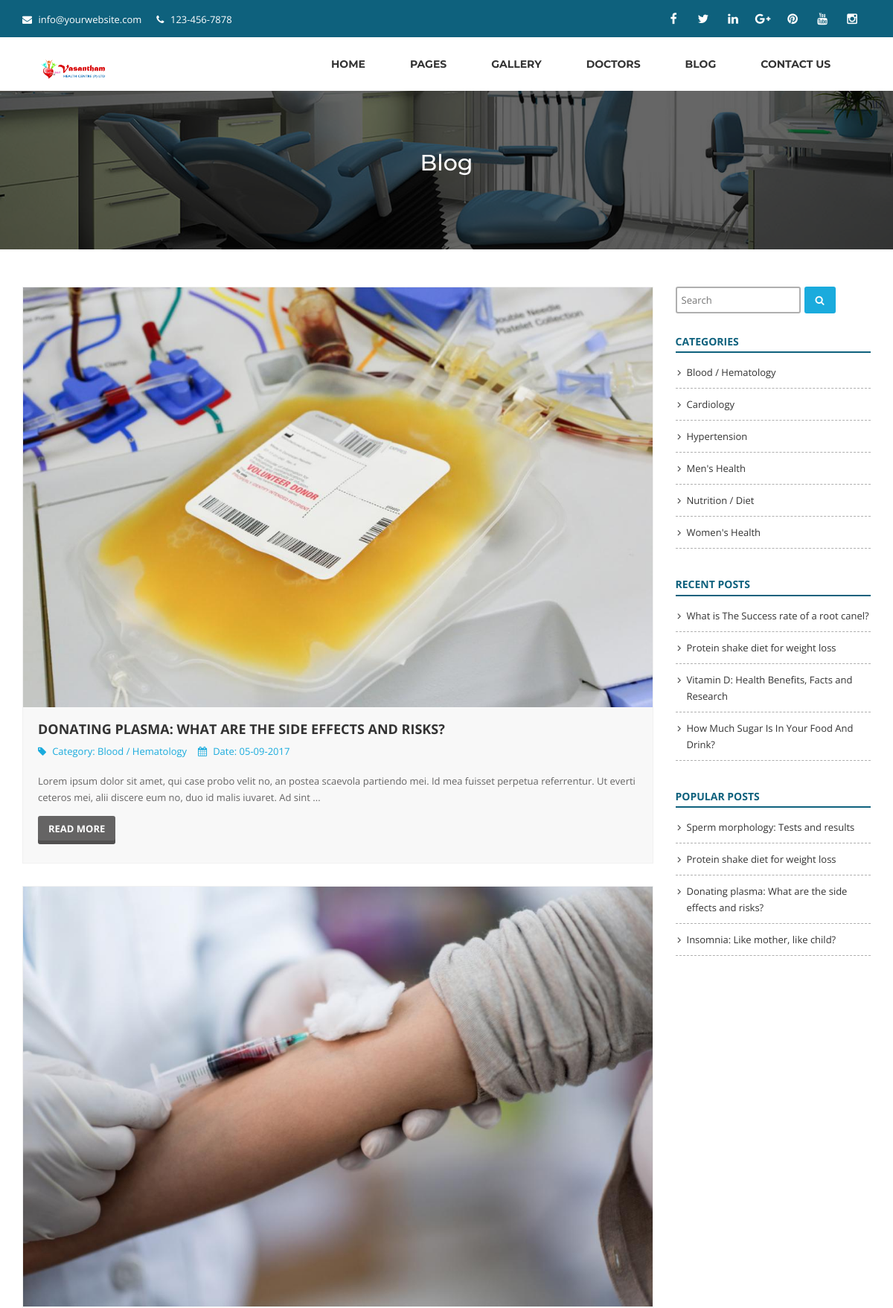
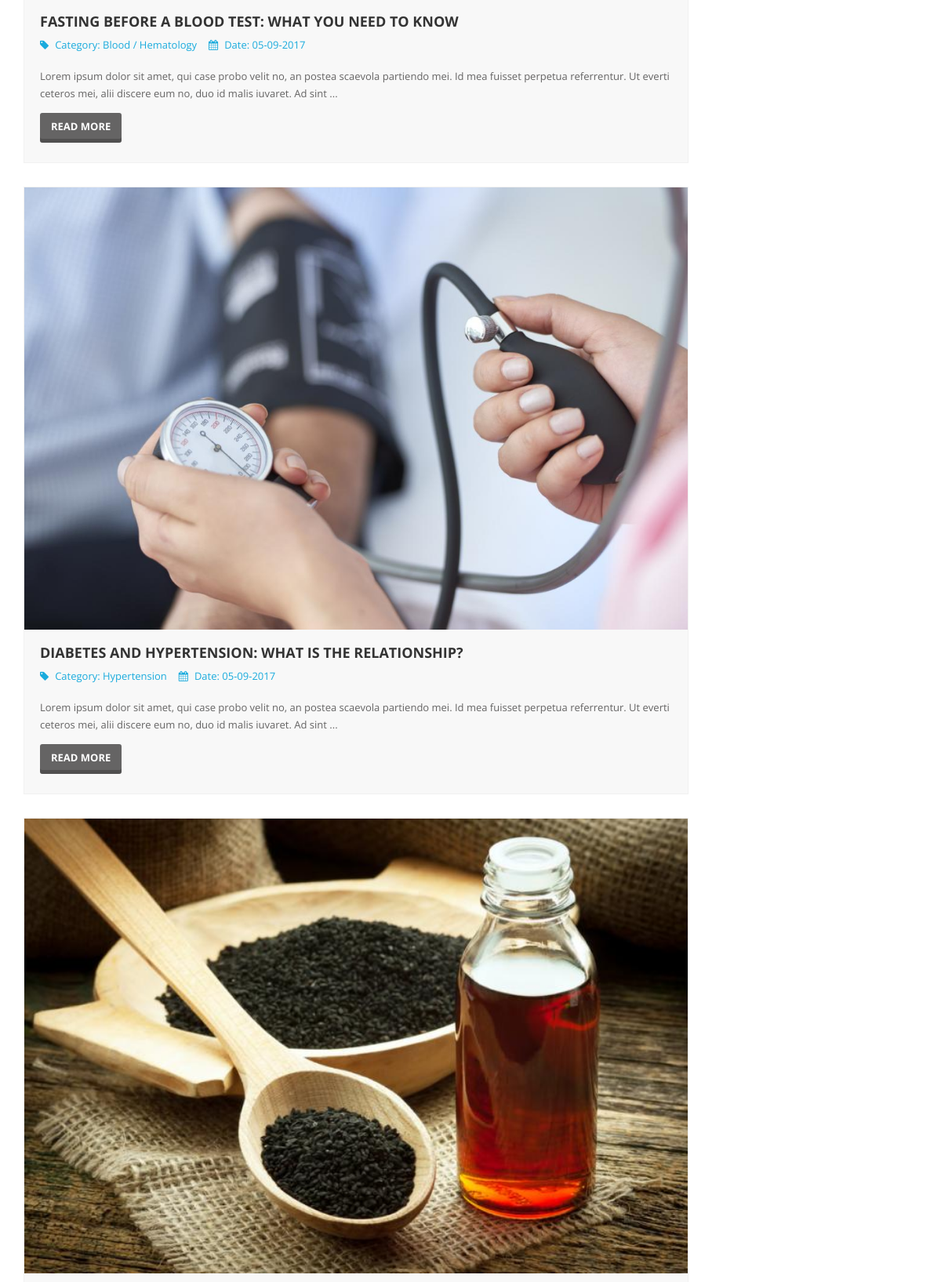
The page /backend/page/blog (upper part) on the database its author committed (2 pictures, top to bottom).
### tables this page shows
CREATE TABLE `settings` (
  `id` int(11) NOT NULL,
  `logo` varchar(255) NOT NULL,
  `favicon` varchar(255) NOT NULL,
  `footer_about` text NOT NULL,
  `footer_copyright` text NOT NULL,
  `contact_address` text NOT NULL,
  `contact_email` varchar(255) NOT NULL,
  `contact_phone` varchar(255) NOT NULL,
  `contact_fax` varchar(255) NOT NULL,
  `contact_map_iframe` text NOT NULL,
  `receive_email` varchar(255) NOT NULL,
  `receive_email_subject` varchar(255) NOT NULL,
  `receive_email_thank_you_message` text NOT NULL,
  `total_recent_news_footer` int(10) NOT NULL,
  `total_popular_news_footer` int(10) NOT NULL,
  `total_recent_news_sidebar` int(11) NOT NULL,
  `total_popular_news_sidebar` int(11) NOT NULL,
  `total_recent_news_home_page` int(11) NOT NULL,
  `meta_title_home` text NOT NULL,
  `meta_keyword_home` text NOT NULL,
  `meta_description_home` text NOT NULL,
  `home_title_service` varchar(255) NOT NULL,
  `home_subtitle_service` varchar(255) NOT NULL,
  `home_status_service` int(11) NOT NULL,
  `home_title_department` varchar(255) NOT NULL,
  `home_subtitle_department` varchar(255) NOT NULL,
  `home_status_department` int(11) NOT NULL,
  `home_title_doctor` varchar(255) NOT NULL,
  `home_subtitle_doctor` varchar(255) NOT NULL,
  `home_status_doctor` int(11) NOT NULL,
  `home_title_pricing` varchar(255) NOT NULL,
  `home_subtitle_pricing` varchar(255) NOT NULL,
  `home_status_pricing` int(11) NOT NULL,
  `home_title_testimonial` varchar(255) NOT NULL,
  `home_subtitle_testimonial` varchar(255) NOT NULL,
  `home_status_testimonial` int(11) NOT NULL,
  `home_title_news` varchar(255) NOT NULL,
  `home_subtitle_news` varchar(255) NOT NULL,
  `home_status_news` int(11) NOT NULL,
  `home_title_partner` varchar(255) NOT NULL,
  `home_subtitle_partner` varchar(255) NOT NULL,
  `home_status_partner` int(11) NOT NULL,
  `color` varchar(20) NOT NULL
);

CREATE TABLE `social` (
  `social_id` int(11) NOT NULL,
  `social_name` varchar(30) NOT NULL,
  `social_url` varchar(255) NOT NULL,
  `social_icon` varchar(30) NOT NULL
);

CREATE TABLE `menu` (
  `menu_id` int(11) NOT NULL,
  `menu_type` varchar(255) NOT NULL,
  `menu_name` varchar(255) NOT NULL,
  `category_or_page_slug` varchar(255) NOT NULL,
  `menu_order` int(11) NOT NULL,
  `menu_parent` int(11) NOT NULL,
  `menu_url` varchar(255) NOT NULL
);

CREATE TABLE `page` (
  `page_id` int(11) NOT NULL,
  `page_name` varchar(255) NOT NULL,
  `page_slug` varchar(255) NOT NULL,
  `page_content` text NOT NULL,
  `page_layout` varchar(255) NOT NULL,
  `banner` varchar(255) NOT NULL,
  `status` varchar(30) NOT NULL,
  `meta_title` varchar(255) NOT NULL,
  `meta_keyword` text NOT NULL,
  `meta_description` text NOT NULL
);

CREATE TABLE `news` (
  `news_id` int(11) NOT NULL,
  `news_title` varchar(255) NOT NULL,
  `news_slug` varchar(255) NOT NULL,
  `news_content` text NOT NULL,
  `news_date` varchar(255) NOT NULL,
  `photo` varchar(255) NOT NULL,
  `category_id` int(11) NOT NULL,
  `publisher` varchar(255) NOT NULL,
  `total_view` int(11) NOT NULL,
  `meta_title` varchar(255) NOT NULL,
  `meta_keyword` text NOT NULL,
  `meta_description` text NOT NULL
);

CREATE TABLE `category` (
  `category_id` int(11) NOT NULL,
  `category_name` varchar(255) NOT NULL,
  `category_slug` varchar(255) NOT NULL,
  `meta_title` varchar(255) NOT NULL,
  `meta_keyword` text NOT NULL,
  `meta_description` text NOT NULL
);

### backend/page.php (the view, shortened to what this page needs)
<?php
require_once('header.php');
$statement = $pdo->prepare("SELECT * FROM page WHERE page_slug=?");
$statement->execute(array($_REQUEST['slug']));
$result = $statement->fetchAll(PDO::FETCH_ASSOC);
foreach ($result as $row) {
	$page_name    = $row['page_name'];
	$page_layout  = $row['page_layout'];
	$banner       = $row['banner'];
}
?>
<div class="page-banner" style="background-image: url(<?php echo BASE_URL; ?>assets/uploads/<?php echo $banner; ?>)">
	<div class="overlay"></div>
	<div class="container">
		<div class="row">
			<div class="col-md-12">
				<div class="banner-text">
					<h1><?php echo $page_name; ?></h1>
				</div>
			</div>
		</div>
	</div>
</div>
<?php if ($page_layout == 'Blog Page Layout') : ?>
	<section class="blog">
		<div class="container">
			<div class="row">
				<div class="col-md-9">
					<div class="blog-grid">
						<div class="row">
							<div class="col-md-12">
								<?php
								$statement = $pdo->prepare("SELECT * FROM news ORDER BY news_id DESC");
								$statement->execute();
								$total = $statement->rowCount();
								?>
								<?php if (!$total) : ?>
									<p style="color:red;">Sorry! No News is found.</p>
								<?php else : ?>
									<?php
									$limit = 5;
									$page = @$_GET['page'];
									if ($page)
										$start = ($page - 1) * $limit;
									else
										$start = 0;
									$statement = $pdo->prepare("SELECT
								   t1.news_title,
		                           t1.news_slug,
		                           t1.news_content,
		                           t1.news_date,
		                           t1.photo,
		                           t1.category_id,
		                           t2.category_id,
		                           t2.category_name,
		                           t2.category_slug
		                           FROM news t1
		                           JOIN category t2
		                           ON t1.category_id = t2.category_id
		                           ORDER BY t1.news_id
		                           LIMIT $start, $limit");
									$statement->execute();
									$result = $statement->fetchAll(PDO::FETCH_ASSOC);
									?>
									<?php
									foreach ($result as $row) {
									?>
										<div class="post-item">
											<div class="image-holder">
												<img class="img-responsive" src="<?php echo BASE_URL; ?>assets/uploads/<?php echo $row['photo']; ?>" alt="<?php echo $row['news_title']; ?>">
											</div>
											<div class="text">
												<h3><a href="<?php echo BASE_URL; ?>news/<?php echo $row['news_slug']; ?>"><?php echo $row['news_title']; ?></a></h3>
												<ul class="status">
													<li><i class="fa fa-tag"></i>Category: <a href="<?php echo BASE_URL; ?>category/<?php echo $row['category_slug']; ?>"><?php echo $row['category_name']; ?></a></li>
													<li><i class="fa fa-calendar"></i>Date: <?php echo $row['news_date']; ?></li>
												</ul>
												<p>
													<?php echo substr($row['news_content'], 0, 200) . ' ...'; ?>
												</p>
												<p class="button">
													<a href="<?php echo BASE_URL; ?>news/<?php echo $row['news_slug']; ?>">Read More</a>
												</p>
											</div>
										</div>
									<?php
									}
									?>
								<?php endif; ?>
							</div>
						</div>
					</div>
				</div>
				<div class="col-md-3">
					<?php require_once('sidebar.php'); ?>
				</div>
			</div>
		</div>
	</section>
<?php endif; ?>
<?php require_once('footer.php'); ?>

### backend/header.php (shortened to what this page needs)
<?php
include("admin/config.php");
?>
<?php
$statement = $pdo->prepare("SELECT * FROM settings WHERE id=1");
$statement->execute();
$result = $statement->fetchAll(PDO::FETCH_ASSOC);
foreach ($result as $row)
{
	$logo = $row['logo'];
	$contact_email = $row['contact_email'];
	$contact_phone = $row['contact_phone'];
}
?>
<!DOCTYPE html>
<html dir="ltr" lang="en">
<head>
	<?php
	$cur_page = substr($_SERVER["SCRIPT_NAME"],strrpos($_SERVER["SCRIPT_NAME"],"/")+1);
	if($cur_page == 'page.php')
	{
		$statement = $pdo->prepare("SELECT * FROM page WHERE page_slug=?");
		$statement->execute(array($_REQUEST['slug']));
		$result = $statement->fetchAll(PDO::FETCH_ASSOC);
	}
	?>
	<link rel="stylesheet" href="<?php echo BASE_URL; ?>assets/css/bootstrap.min.css">
	<link rel="stylesheet" href="<?php echo BASE_URL; ?>assets/css/slicknav.css">
	<link rel="stylesheet" href="<?php echo BASE_URL; ?>assets/css/superfish.css">
	<link rel="stylesheet" href="<?php echo BASE_URL; ?>assets/css/animate.css">
	<link rel="stylesheet" href="<?php echo BASE_URL; ?>assets/css/jquery.bxslider.css">
	<link rel="stylesheet" href="<?php echo BASE_URL; ?>assets/css/hover.css">
	<link rel="stylesheet" href="<?php echo BASE_URL; ?>assets/css/magnific-popup.css">
	<link rel="stylesheet" href="<?php echo BASE_URL; ?>assets/css/style.css">
	<link rel="stylesheet" href="<?php echo BASE_URL; ?>assets/css/responsive.css">
</head>
<body>
	<div class="page-wrapper">
		<div class="top-bar">
			<div class="container">
				<div class="row">
					<div class="col-md-4 top-contact">
						<div class="list">
							<i class="fa fa-envelope"></i> <a href="mailto:<?php echo $contact_email; ?>"><?php echo $contact_email; ?></a>
						</div>
						<div class="list">
							<i class="fa fa-phone"></i> <?php echo $contact_phone; ?>
						</div>
					</div>
					<div class="col-md-8 top-social">
						<ul>
							<?php
							$statement = $pdo->prepare("SELECT * FROM social");
							$statement->execute();
							$result = $statement->fetchAll(PDO::FETCH_ASSOC);
							foreach ($result as $row)
							{
								if($row['social_url']!='')
								{
									echo '<li><a href="'.$row['social_url'].'"><i class="'.$row['social_icon'].'"></i></a></li>';
								}
							}
							?>
						</ul>
					</div>
				</div>
			</div>
		</div>
		<header>
			<div class="container">
				<div class="row">
					<div class="col-md-4 logo">
						<a href="<?php echo BASE_URL; ?>"><img src="<?php echo BASE_URL; ?>assets/uploads/<?php echo $logo; ?>" alt=""></a>
					</div>
					<div class="col-md-8 nav-wrapper">
						<div class="nav">
							<ul class="sf-menu">
								<?php
								$statement = $pdo->prepare("SELECT * FROM menu ORDER BY menu_order ASC");
								$statement->execute();
								$result = $statement->fetchAll(PDO::FETCH_ASSOC);
								foreach ($result as $row)
								{
									echo '<li>';
									if($row['menu_parent']==0)
									{
										if($row['menu_type']=='Page')
										{
											echo '
											<a href="'.BASE_URL.'page/'.$row['category_or_page_slug'].'">
												<span class="menu-title">
													'.$row['menu_name'].'
												</span>
											</a>
											';
										}
										if($row['menu_type']=='Other')
										{
											echo '<a href="'.$row['menu_url'].'">';
											echo '
												<span class="menu-title">
													'.$row['menu_name'].'
												</span>
												';
											echo '</a>';
										}
									}
									echo '</li>';
								}
								?>
							</ul>
						</div>
					</div>
				</div>
			</div>
		</header>

### backend/sidebar.php
<div class="sidebar">
	<div class="widget widget-search">
		<form action="<?php echo BASE_URL; ?>search" method="post">
			<input type="text" name="search_string" placeholder="Search">
			<button type="submit"><i class="fa fa-search"></i></button>
		</form>
	</div>
	<div class="widget">
		<?php
		$statement = $pdo->prepare("SELECT * FROM settings WHERE id=1");
		$statement->execute();
		$result = $statement->fetchAll(PDO::FETCH_ASSOC);
		foreach ($result as $row) {
			$total_recent_news_sidebar = $row['total_recent_news_sidebar'];
			$total_popular_news_sidebar = $row['total_popular_news_sidebar'];
		}
		?>
		<h4>Categories</h4>
		<ul>
			<?php
			$statement = $pdo->prepare("SELECT * FROM category ORDER BY category_name ASC");
			$statement->execute();
			$result = $statement->fetchAll(PDO::FETCH_ASSOC);
			foreach ($result as $row) {
				?>
				<li><a href="<?php echo BASE_URL; ?>category/<?php echo $row['category_slug']; ?>"><?php echo $row['category_name']; ?></a></li>
				<?php
			}
			?>
		</ul>
	</div>
	<div class="widget">
		<h4>Recent Posts</h4>
		<ul>
			<?php
			$i=0;
			$statement = $pdo->prepare("SELECT * FROM news ORDER BY news_id DESC");
			$statement->execute();
			$result = $statement->fetchAll(PDO::FETCH_ASSOC);
			foreach ($result as $row) {
				$i++;
				if($i>$total_recent_news_sidebar) {break;}
				?>
				<li><a href="<?php echo BASE_URL; ?>news/<?php echo $row['news_slug']; ?>"><?php echo $row['news_title']; ?></a></li>
				<?php
			}
			?>
		</ul>
	</div>
	<div class="widget">
		<h4>Popular Posts</h4>
		<ul>
			<?php
			$i=0;
			$statement = $pdo->prepare("SELECT * FROM news ORDER BY total_view DESC");
			$statement->execute();
			$result = $statement->fetchAll(PDO::FETCH_ASSOC);
			foreach ($result as $row) {
				$i++;
				if($i>$total_popular_news_sidebar) {break;}
				?>
				<li><a href="<?php echo BASE_URL; ?>news/<?php echo $row['news_slug']; ?>"><?php echo $row['news_title']; ?></a></li>
				<?php
			}
			?>
		</ul>
	</div>
</div>

### backend/assets/css/superfish.css (style rules this page uses)
.sf-menu, .sf-menu * { margin: 0; padding: 0; list-style: none; }
.sf-menu li { position: relative; }
.sf-menu > li { float: left; }
.sf-menu a { display: block; position: relative; }
.sf-menu { float: left; margin-bottom: 1em; }
.sf-menu a { border-left: 1px solid #fff; border-top: 1px solid #dFeEFF; border-top: 1px solid rgba(255,255,255,.5); padding: .75em 1em; text-decoration: none; zoom: 1; }
.sf-menu a { color: #13a; }
.sf-menu li { background: #BDD2FF; white-space: nowrap; *white-space: normal; -webkit-transition: background .2s; transition: background .2s; }

### backend/assets/css/responsive.css (style rules this page uses)
* { margin: 0; padding: 0; border: 0; outline: none; }
@media only screen and (min-width: 750px) { header .nav-wrapper, .nav-wrapper .nav { display: block!important; } }

### rows shown on the page
settings: contact_email "info@yourwebsite.com", contact_phone "123-456-7878", logo (picture)
menu: menu_name "HOME"
menu: menu_name "PAGES"
menu: menu_name "GALLERY"
menu: menu_name "DOCTORS"
menu: menu_name "BLOG"
menu: menu_name "CONTACT US"
page: banner (picture), page_name "Blog"
news: photo (picture), news_title "DONATING PLASMA: WHAT ARE THE SIDE EFFECTS AND RISKS?", category.category_name "Blood / Hematology", news_date "05-09-2017", news_content "Lorem ipsum dolor sit amet, qui case probo velit no, an postea scaevola partiendo mei. Id mea fuisset perpetua referrentur. Ut everti ceteros mei, alii discere eum no, duo id malis iuvaret. Ad sint", news_title "Donating plasma: What are the side effects and risks?"
news: photo (picture), news_title "FASTING BEFORE A BLOOD TEST: WHAT YOU NEED TO KNOW", category.category_name "Blood / Hematology", news_date "05-09-2017", news_content "Lorem ipsum dolor sit amet, qui case probo velit no, an postea scaevola partiendo mei. Id mea fuisset perpetua referrentur. Ut everti ceteros mei, alii discere eum no, duo id malis iuvaret. Ad sint"
news: photo (picture), news_title "DIABETES AND HYPERTENSION: WHAT IS THE RELATIONSHIP?", category.category_name "Hypertension", news_date "05-09-2017", news_content "Lorem ipsum dolor sit amet, qui case probo velit no, an postea scaevola partiendo mei. Id mea fuisset perpetua referrentur. Ut everti ceteros mei, alii discere eum no, duo id malis iuvaret. Ad sint"
news: photo (picture)
category: category_name "Blood / Hematology"
category: category_name "Cardiology"
category: category_name "Hypertension"
category: category_name "Men's Health"
category: category_name "Nutrition / Diet"
category: category_name "Women's Health"
news: news_title "What is The Success rate of a root canel?"
news: news_title "Protein shake diet for weight loss"
news: news_title "Vitamin D: Health Benefits, Facts and Research"
news: news_title "How Much Sugar Is In Your Food And Drink?"
news: news_title "Sperm morphology: Tests and results"
news: news_title "Insomnia: Like mother, like child?"
